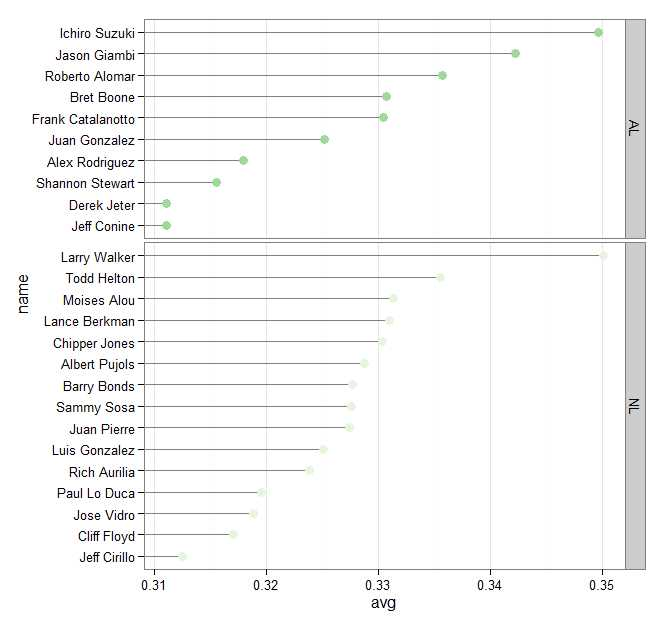

The R source for this figure:
library(ggplot2)
library(gcookbook)
tophit<-tophitters2001[1:25,]
nameorder<-tophit$name[order(tophit$lg,tophit$avg)]
tophit$name<-factor(tophit$name,levels=nameorder)
ggplot(tophit,aes(x=avg,y=name))+
geom_segment(aes(yend=name),xend=0,colour="grey50")+
geom_point(size=3,aes(colour=lg))+
scale_colour_brewer(palette="Setl",limits=c("NL","AL"),guide=FALSE)+
theme_bw()+
theme(panel.grid.major.y=element_blank())+
facet_grid(lg~.,scales="free_y",space="free_y")
